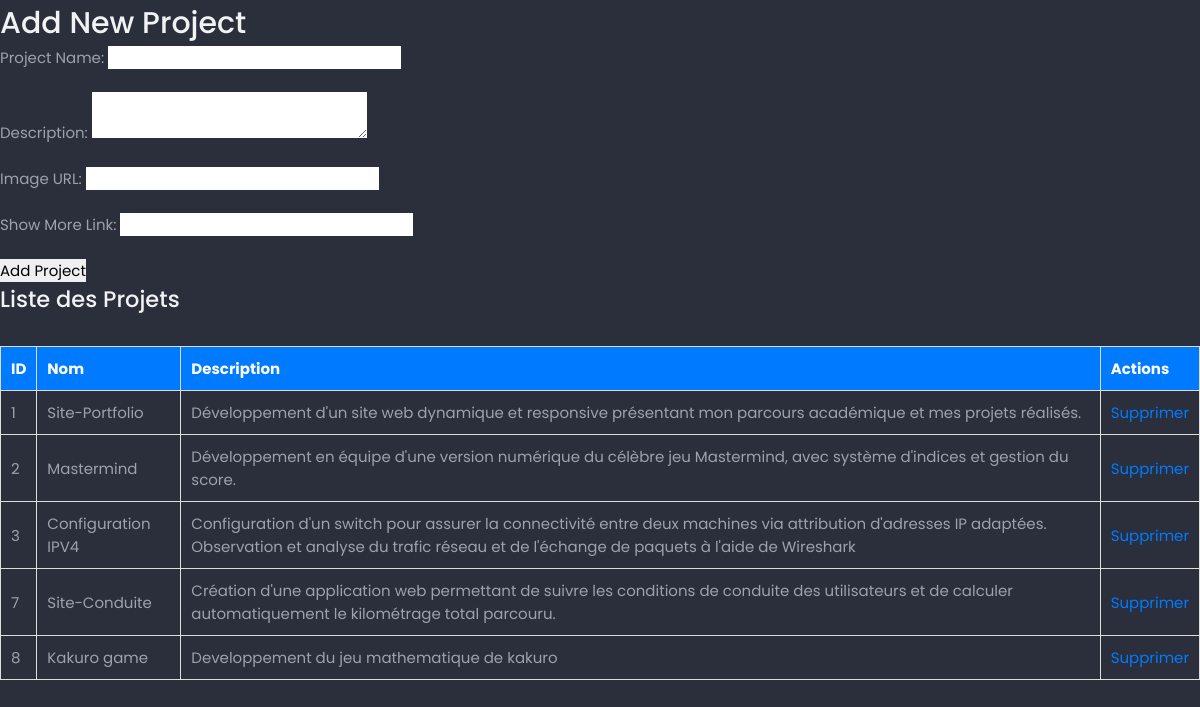
/admin/admin_page.php (signed in), run on the app's committed database.
### tables this page shows
CREATE TABLE projects (
                id INTEGER PRIMARY KEY AUTOINCREMENT,
                name TEXT NOT NULL,
                description TEXT NOT NULL,
                image TEXT,
                show_more_link TEXT
            );

### admin/admin_page.php (the view, shortened to what this page needs)
<?php
$db = Database::getInstance()->getConnection();
?>
<!DOCTYPE html>
<html lang="en">
<head>
    <link rel="stylesheet" href="style.css">
    <link rel="stylesheet" href="../assets/css/styles.css">
</head>
<body>
    <h1>Add New Project</h1>
    <form method="POST" action="admin_page.php">
        <label for="name">Project Name:</label>
        <input type="text" id="name" name="name" required><br><br>
        <label for="description">Description:</label>
        <textarea id="description" name="description" required></textarea><br><br>
        <label for="image">Image URL:</label>
        <input type="text" id="image" name="image"><br><br>
        <label for="show_more_link">Show More Link:</label>
        <input type="text" id="show_more_link" name="show_more_link"><br><br>
        <input type="submit" value="Add Project">
    </form>
<h2>Liste des Projets</h2>
<div class="project-list">
    <table>
        <thead>
            <tr>
                <th>ID</th>
                <th>Nom</th>
                <th>Description</th>
                <th>Actions</th>
            </tr>
        </thead>
        <tbody>
            <?php
            $stmt = $db->prepare("SELECT * FROM projects");
            $stmt->execute();
            while ($project = $stmt->fetch(PDO::FETCH_ASSOC)) {
                echo "<tr>";
                echo "<td>" . htmlspecialchars($project['id']) . "</td>";
                echo "<td>" . htmlspecialchars($project['name']) . "</td>";
                echo "<td>" . htmlspecialchars($project['description']) . "</td>";
                echo "<td><a href='delete.php?id=" . htmlspecialchars($project['id']) . "' onclick='return confirm(\"Êtes-vous sûr de vouloir supprimer ce projet ?\")'>Supprimer</a></td>";
                echo "</tr>";
            }
            ?>
        </tbody>
    </table>
</div>
</body>
</html>

### admin/style.css (style rules this page uses)
.project-list { margin-top: 30px; }
.project-list table { width: 100%; border-collapse: collapse; }
.project-list th, .project-list td { padding: 10px; text-align: left; border: 1px solid #ddd; }
.project-list th { background-color: #007bff; color: white; }
.project-list td a { color: #007bff; text-decoration: none; }

### assets/css/commun.css (style rules this page uses)
@media screen and (min-width: 1152px) { :root { --biggest-font-size: 4rem; --bigger-font-size: 2rem; --h1-font-size: 2.25rem; --h2-font-size: 2.5rem; --h3-font-size: 1.25rem; --normal-font-size: 1rem; --small-font-size: .875rem; --smaller-font-size: .813rem; } }
* { box-sizing: border-box; padding: 0; margin: 0; }
html { scroll-behavior: smooth; }
input, textarea, button, body { font-family: var(--body-font); font-size: var(--normal-font-size); }
body { background-color: var(--body-color); color: var(--text-color); }
input, textarea, button { outline: none; border: none; }
h1,h2,h3,h4 { color: var(--title-color); font-weight: var(--font-medium); }
a { text-decoration: none; }

### assets/css/variables.css (style rules this page uses)
:root { --header-height: 3.5rem; --hue:250; --first-color: hsl(var(--hue), 100%, 75%); --first-color-alt: hsl(var(--hue), 56%, 35%); --title-color: hsl(228, 8%, 95%); --text-color: hsl(228, 8%, 65%); --body-color: hsl(228, 15%, 20%); --container-color: hsl(228, 15%, 15%); --body-font: "Poppins", sans-serif; --biggest-font-size: 2rem; --bigger-font-size: 1.25rem; --h1-font-size: 1.5rem; --h2-font-size: 1.25rem; --h3-font-size: 1rem; --normal-font-size: .938rem; --small-font-size: .813rem; --smaller-font-size: .75rem; --font-regular: 400; --font-medium: 500; --font-semi-bold: 600; --z-tooltip : 10; --z-fixed: 100; }

### data on the page
projects: id "1", name "Site-Portfolio", description "Développement d'un site web dynamique et responsive présentant mon parcours académique et mes projets réalisés."
projects: id "2", name "Mastermind", description "Développement en équipe d'une version numérique du célèbre jeu Mastermind, avec système d'indices et gestion du score."
projects: id "3", name "Configuration IPV4", description "Configuration d'un switch pour assurer la connectivité entre deux machines via attribution d'adresses IP adaptées. Observation et analyse du trafic réseau et de l'échange de paquets à l'aide de Wireshark"
projects: id "7", name "Site-Conduite", description "Création d'une application web permettant de suivre les conditions de conduite des utilisateurs et de calculer automatiquement le kilométrage total parcouru."
projects: id "8", name "Kakuro game", description "Developpement du jeu mathematique de kakuro"
